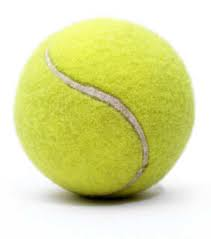
#> input picture catkin_ws/src/udemy_opencv/images/101.jpg, 211 x 239 px
$ python image_threshold.py
#> lines starting #> are read from the running program, lines starting #| are printed output that depends on the picture; after the words box and inside, x2 and y2 are one past the last pixel; in counts of white or black regions, pixels touching at a corner belong together
#!/usr/bin/env python
import numpy as np
import cv2


def read_image(image_name, as_gray):
#> called with image_name = 'images/101.jpg', as_gray = True
    if as_gray:
        image = cv2.imread(image_name, cv2.IMREAD_GRAYSCALE)
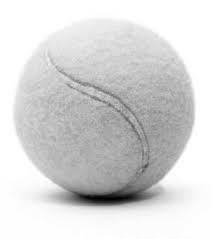
#> image: shape (239, 211); min 0, max 255, mean 214.9
    else:
        image = cv2.imread(image_name, cv2.IMREAD_COLOR)
    return image


def basic_thresholding(gray_image, thresol_value):
#> called with thresol_value = 205
    ret, thresh_basic = cv2.threshold(
        gray_image, thresol_value, 255, cv2.THRESH_BINARY_INV)
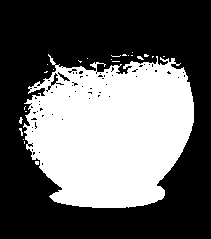
#> thresh_basic: shape (239, 211); 39.4% white; 24 white regions (23 under 20 px), largest, box (x1, y1, x2, y2) and area: (23, 54, 194, 208) 19739
#> ret = 205
    cv2.imshow("Basic Binary Image", thresh_basic)


def adaptive_thresholding(gray_image, thresol_value):
#> called with thresol_value = 205
    adaptive_thresh_image = cv2.adaptiveThreshold(
        gray_image, 255, cv2.ADAPTIVE_THRESH_GAUSSIAN_C, cv2.THRESH_BINARY_INV, thresol_value, 2)
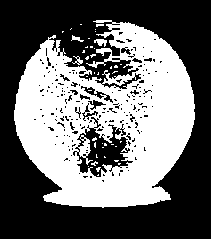
#> adaptive_thresh_image: shape (239, 211); 42.6% white; 41 white regions (37 under 20 px), largest, box (x1, y1, x2, y2) and area: (14, 20, 195, 208) 21148, (94, 39, 107, 47) 64, (72, 56, 83, 65) 40, (71, 35, 84, 42) 38
    cv2.imshow("Adaptive Threshold Image", adaptive_thresh_image)


def main():
    image_name = "images/101.jpg"
    as_gray = True
    threshol_value = 205
    gray_image = read_image(image_name, as_gray)
    basic_thresholding(gray_image, threshol_value)
    adaptive_thresholding(gray_image, threshol_value)

    cv2.waitKey(0)
    cv2.destroyAllWindows()


if __name__ == '__main__':
    main()

$ run again, with catkin_ws/src/udemy_opencv/images/103.jpg copied over catkin_ws/src/udemy_opencv/images/101.jpg
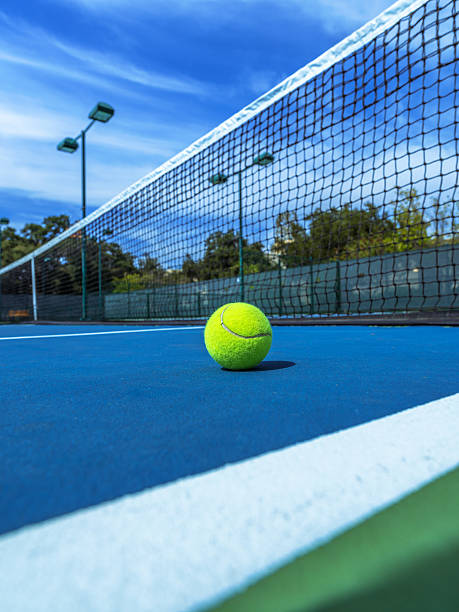
#> input picture catkin_ws/src/udemy_opencv/images/103.jpg, 459 x 612 px
#> in basic_thresholding, `ret, thresh_basic = cv2.threshold( gray_image, thresol_value, 255, cv2..`:
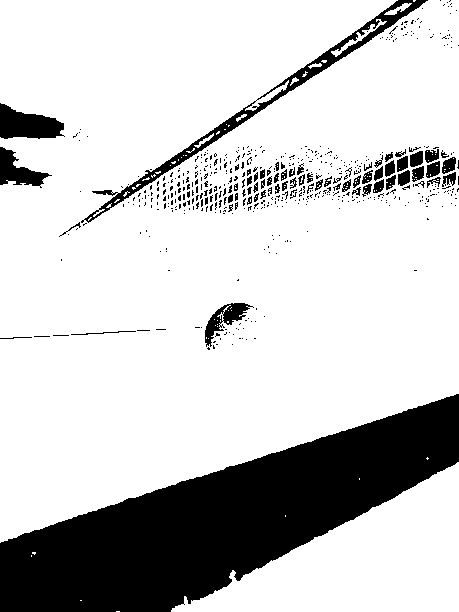
#> thresh_basic: shape (612, 459); 79.7% white; 550 black regions (486 under 20 px), largest, box (x1, y1, x2, y2) and area: (0, 394, 459, 612) 45013, (81, 0, 428, 223) 3742, (0, 103, 65, 139) 1517
#> ret = 205
#> in adaptive_thresholding, `adaptive_thresh_image = cv2.adaptiveThreshold( gray_image, 255, cv2.AD..`:
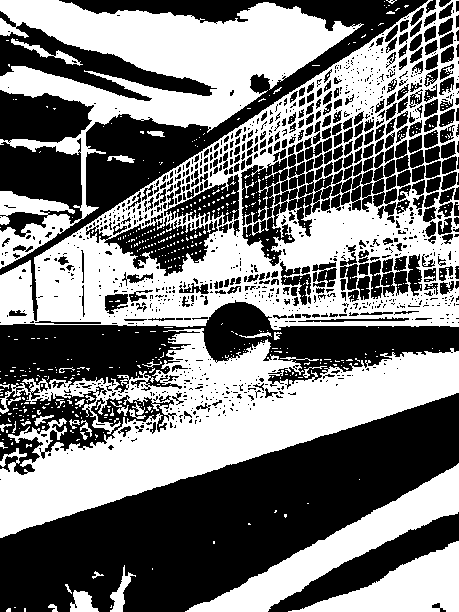
#> adaptive_thresh_image: shape (612, 459); 48.4% white; 585 white regions (549 under 20 px), largest, box (x1, y1, x2, y2) and area: (0, 0, 459, 330) 50546, (0, 328, 459, 538) 37459, (0, 0, 364, 269) 28847
